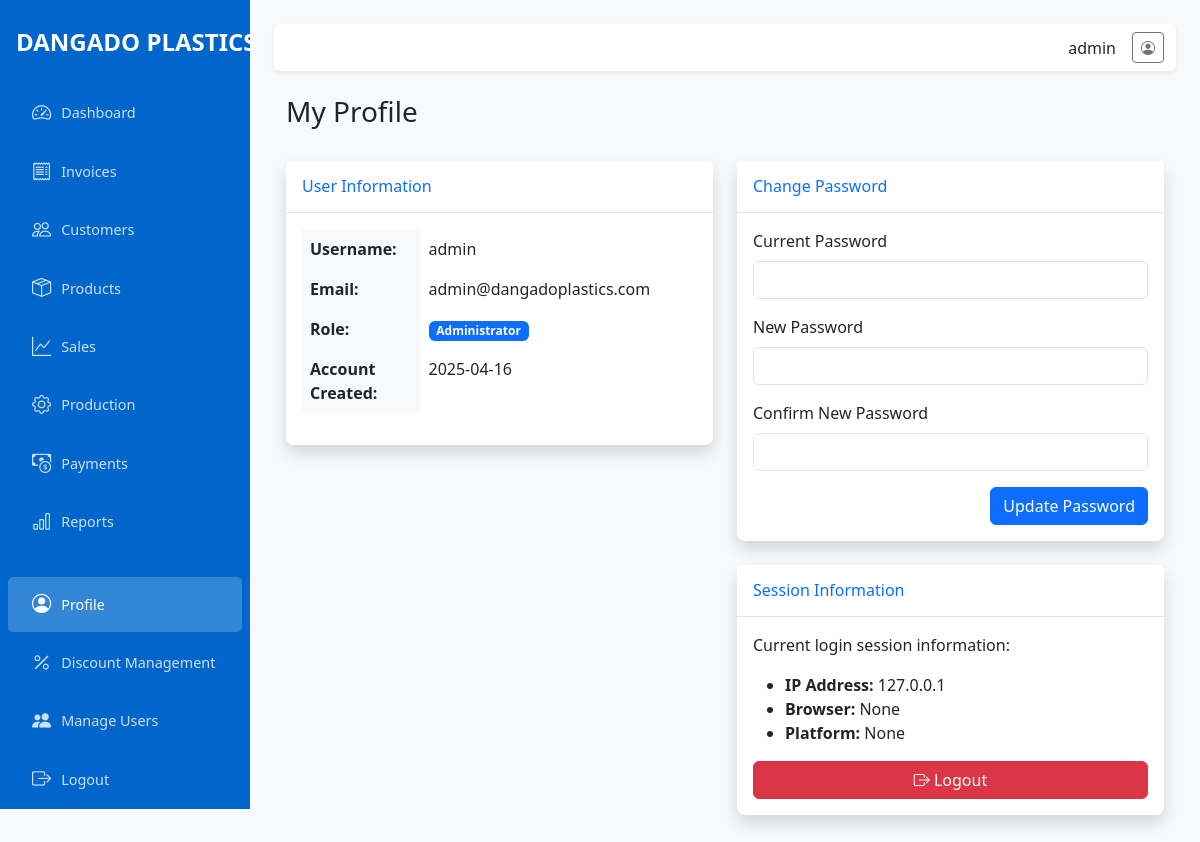
The app's page /profile (signed in) with its own data.
### app/models.py (models this page shows, shortened)
class User(UserMixin, db.Model):
    id = db.Column(db.Integer, primary_key=True)
    username = db.Column(db.String(64), unique=True, nullable=False)
    email = db.Column(db.String(120), unique=True, nullable=False)
    password_hash = db.Column(db.String(128), nullable=False)
    is_admin = db.Column(db.Boolean, default=False)
    created_at = db.Column(db.DateTime, default=datetime.utcnow)

### app/routes/auth.py (the view, shortened to what this page needs)
@auth.route('/profile', methods=['GET', 'POST'])
@login_required
def profile():
    return render_template('auth/profile.html')

### app/models.py (called while the page is built)
@login_manager.user_loader
def load_user(user_id):
    return User.query.get(int(user_id))

### app/templates/auth/profile.html (shortened to what this page needs)
{% extends 'layout.html' %}
{% block content %}
<div class="container-fluid">
    <div class="d-flex justify-content-between align-items-center mb-4">
        <h1 class="h3">My Profile</h1>
    </div>
    <div class="row">
        <div class="col-lg-6">
            <div class="card shadow mb-4">
                <div class="card-header py-3">
                    <h6 class="m-0 font-weight-bold text-primary">User Information</h6>
                </div>
                <div class="card-body">
                    <table class="table table-borderless">
                        <tr>
                            <th width="30%">Username:</th>
                            <td>{{ current_user.username }}</td>
                        </tr>
                        <tr>
                            <th>Email:</th>
                            <td>{{ current_user.email }}</td>
                        </tr>
                        <tr>
                            <th>Role:</th>
                            <td>
                                {% if current_user.is_admin %}
                                <span class="badge bg-primary">Administrator</span>
                                {% else %}
                                <span class="badge bg-secondary">User</span>
                                {% endif %}
                            </td>
                        </tr>
                        <tr>
                            <th>Account Created:</th>
                            <td>{{ current_user.created_at.strftime('%Y-%m-%d') }}</td>
                        </tr>
                    </table>
                </div>
            </div>
        </div>
        <div class="col-lg-6">
            <div class="card shadow mb-4">
                <div class="card-header py-3">
                    <h6 class="m-0 font-weight-bold text-primary">Change Password</h6>
                </div>
                <div class="card-body">
                    <form method="POST">
                        <div class="mb-3">
                            <label for="current_password" class="form-label">Current Password</label>
                            <input type="password" class="form-control" id="current_password" name="current_password" required>
                        </div>
                        <div class="mb-3">
                            <label for="new_password" class="form-label">New Password</label>
                            <input type="password" class="form-control" id="new_password" name="new_password" required>
                        </div>
                        <div class="mb-3">
                            <label for="confirm_password" class="form-label">Confirm New Password</label>
                            <input type="password" class="form-control" id="confirm_password" name="confirm_password" required>
                        </div>
                        <div class="d-grid gap-2 d-md-flex justify-content-md-end">
                            <button type="submit" class="btn btn-primary">Update Password</button>
                        </div>
                    </form>
                </div>
            </div>
            <div class="card shadow mb-4">
                <div class="card-header py-3">
                    <h6 class="m-0 font-weight-bold text-primary">Session Information</h6>
                </div>
                <div class="card-body">
                    <p>Current login session information:</p>
                    <ul>
                        <li><strong>IP Address:</strong> {{ request.remote_addr }}</li>
                        <li><strong>Browser:</strong> {{ request.user_agent.browser }}</li>
                        <li><strong>Platform:</strong> {{ request.user_agent.platform }}</li>
                    </ul>
                    <div class="d-grid gap-2">
                        <a href="{{ url_for('auth.logout') }}" class="btn btn-danger">
                            <i class="bi bi-box-arrow-right"></i> Logout
                        </a>
                    </div>
                </div>
            </div>
        </div>
    </div>
</div>
{% endblock %}

### app/templates/layout.html (shortened to what this page needs)
<!DOCTYPE html>
<html lang="en">
<head>
    <link href="https://cdn.jsdelivr.net/npm/bootstrap@5.3.0-alpha1/dist/css/bootstrap.min.css" rel="stylesheet">
    <link href="https://cdn.jsdelivr.net/npm/bootstrap-icons@1.11.0/font/bootstrap-icons.css" rel="stylesheet">
</head>
<body>
    <div class="wrapper">
        <nav id="sidebar" class="sidebar">
            <div class="sidebar-header">
                <div class="navbar-brand">DANGADO PLASTICS</div>
            </div>
            <ul class="nav flex-column">
                <li class="nav-item">
                    <a href="{{ url_for('dashboard.index') }}" class="nav-link {% if request.endpoint == 'dashboard.index' %}active{% endif %}">
                        <i class="bi bi-speedometer2"></i> Dashboard
                    </a>
                </li>
                <li class="nav-item">
                    <a href="{{ url_for('invoices.index') }}" class="nav-link {% if 'invoices' in request.endpoint %}active{% endif %}">
                        <i class="bi bi-receipt"></i> Invoices
                    </a>
                </li>
                <li class="nav-item">
                    <a href="{{ url_for('customers.index') }}" class="nav-link {% if 'customers' in request.endpoint %}active{% endif %}">
                        <i class="bi bi-people"></i> Customers
                    </a>
                </li>
                <li class="nav-item">
                    <a href="{{ url_for('products.index') }}" class="nav-link {% if 'products' in request.endpoint %}active{% endif %}">
                        <i class="bi bi-box-seam"></i> Products
                    </a>
                </li>
                <li class="nav-item">
                    <a href="{{ url_for('sales.index') }}" class="nav-link {% if 'sales' in request.endpoint %}active{% endif %}">
                        <i class="bi bi-graph-up"></i> Sales
                    </a>
                </li>
                <li class="nav-item">
                    <a href="{{ url_for('production.index') }}" class="nav-link {% if 'production' in request.endpoint %}active{% endif %}">
                        <i class="bi bi-gear"></i> Production
                    </a>
                </li>
                <li class="nav-item">
                    <a href="{{ url_for('payments.index') }}" class="nav-link {% if 'payments' in request.endpoint %}active{% endif %}">
                        <i class="bi bi-cash-coin"></i> Payments
                    </a>
                </li>
                <li class="nav-item">
                    <a href="{{ url_for('reports.index') }}" class="nav-link {% if 'reports' in request.endpoint %}active{% endif %}">
                        <i class="bi bi-bar-chart"></i> Reports
                    </a>
                </li>
                <li class="nav-item mt-4">
                    <a href="{{ url_for('auth.profile') }}" class="nav-link {% if request.endpoint == 'auth.profile' %}active{% endif %}">
                        <i class="bi bi-person-circle"></i> Profile
                    </a>
                </li>
                {% if current_user.is_admin %}
                <li class="nav-item">
                    <a href="{{ url_for('discounts.index') }}" class="nav-link {% if 'discounts' in request.endpoint %}active{% endif %}">
                        <i class="bi bi-percent"></i> Discount Management
                    </a>
                </li>
                {% endif %}
                {% if current_user.is_admin %}
                <li class="nav-item">
                    <a href="{{ url_for('auth.user_list') }}" class="nav-link {% if request.endpoint == 'auth.user_list' %}active{% endif %}">
                        <i class="bi bi-people-fill"></i> Manage Users
                    </a>
                </li>
                {% endif %}
                <li class="nav-item">
                    <a href="{{ url_for('auth.logout') }}" class="nav-link">
                        <i class="bi bi-box-arrow-right"></i> Logout
                    </a>
                </li>
            </ul>
        </nav>
        <div class="main-content">
            <nav class="navbar navbar-expand-lg navbar-light bg-white shadow-sm mb-4 rounded">
                <div class="container-fluid">
                    <div class="ms-auto d-flex align-items-center">
                        <div class="me-3">
                            {{ current_user.username }}
                        </div>
                        <a href="{{ url_for('auth.profile') }}" class="btn btn-outline-secondary btn-sm">
                            <i class="bi bi-person-circle"></i>
                        </a>
                    </div>
                </div>
            </nav>
            {% block content %}{% endblock %}
        </div>
    </div>
</body>
</html>

### app/templates/layout.html (style rules this page uses)
:root { --primary-color: #0066cc; --secondary-color: #f8f9fa; --sidebar-width: 250px; }
body { font-family: 'Segoe UI', Arial, sans-serif; background-color: #f8f9fa; }
.sidebar { min-width: var(--sidebar-width); width: var(--sidebar-width); background-color: var(--primary-color); min-height: 100vh; position: fixed; transition: all 0.3s; z-index: 999; }
.sidebar .navbar-brand { color: white; padding: 1.5rem 1rem; font-size: 1.5rem; font-weight: bold; }
.sidebar .nav-link { color: rgba(255, 255, 255, 0.8); padding: 0.8rem 1.5rem; font-size: 0.9rem; display: flex; align-items: center; border-radius: 5px; margin: 2px 8px; }
.sidebar .nav-link.active { color: white; background-color: rgba(255, 255, 255, 0.2); }
.sidebar .nav-link i { margin-right: 10px; font-size: 1.2rem; }
.main-content { margin-left: var(--sidebar-width); padding: 1.5rem; transition: all 0.3s; }
.card { border: none; border-radius: 0.5rem; box-shadow: 0 0.125rem 0.25rem rgba(0, 0, 0, 0.075); margin-bottom: 1.5rem; }
.card-header { background-color: white; border-bottom: 1px solid rgba(0, 0, 0, 0.1); padding: 1rem; font-weight: 600; }
.table th { font-weight: 600; background-color: #f8f9fa; }

### records on screen
User: username "admin", email "admin@dangadoplastics.com", created_at "2025-04-16"

### other values on screen
{{ request.remote_addr }} "127.0.0.1"
{{ request.user_agent.browser }} "None"
{{ request.user_agent.platform }} "None"
